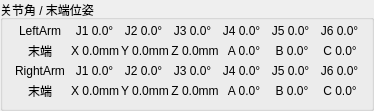
           <widget class="QGroupBox" name="armJointsGroup">
            <property name="title">
             <string>关节角 / 末端位姿</string>
            </property>
            <layout class="QVBoxLayout" name="armJointsLayout">
             <property name="spacing">
              <number>4</number>
             </property>
             <property name="leftMargin">
              <number>8</number>
             </property>
             <property name="topMargin">
              <number>4</number>
             </property>
             <property name="rightMargin">
              <number>8</number>
             </property>
             <property name="bottomMargin">
              <number>8</number>
             </property>
             <item>
              <layout class="QHBoxLayout" name="leftJointsRow">
               <property name="spacing">
                <number>2</number>
               </property>
               <item>
                <widget class="QLabel" name="lblLeftArmTag">
                 <property name="minimumSize">
                  <size>
                   <width>58</width>
                   <height>0</height>
                  </size>
                 </property>
                 <property name="text">
                  <string>LeftArm</string>
                 </property>
                 <property name="alignment">
                  <set>Qt::AlignmentFlag::AlignCenter</set>
                 </property>
                </widget>
               </item>
               <item>
                <widget class="QLabel" name="lblLeftJ1">
                 <property name="minimumSize">
                  <size>
                   <width>46</width>
                   <height>0</height>
                  </size>
                 </property>
                 <property name="text">
                  <string>J1 0.0°</string>
                 </property>
                 <property name="alignment">
                  <set>Qt::AlignmentFlag::AlignCenter</set>
                 </property>
                </widget>
               </item>
               <item>
                <widget class="QLabel" name="lblLeftJ2">
                 <property name="minimumSize">
                  <size>
                   <width>46</width>
                   <height>0</height>
                  </size>
                 </property>
                 <property name="text">
                  <string>J2 0.0°</string>
                 </property>
                 <property name="alignment">
                  <set>Qt::AlignmentFlag::AlignCenter</set>
                 </property>
                </widget>
               </item>
               <item>
                <widget class="QLabel" name="lblLeftJ3">
                 <property name="minimumSize">
                  <size>
                   <width>46</width>
                   <height>0</height>
                  </size>
                 </property>
                 <property name="text">
                  <string>J3 0.0°</string>
                 </property>
                 <property name="alignment">
                  <set>Qt::AlignmentFlag::AlignCenter</set>
                 </property>
                </widget>
               </item>
               <item>
                <widget class="QLabel" name="lblLeftJ4">
                 <property name="minimumSize">
                  <size>
                   <width>46</width>
                   <height>0</height>
                  </size>
                 </property>
                 <property name="text">
                  <string>J4 0.0°</string>
                 </property>
                 <property name="alignment">
                  <set>Qt::AlignmentFlag::AlignCenter</set>
                 </property>
                </widget>
               </item>
               <item>
                <widget class="QLabel" name="lblLeftJ5">
                 <property name="minimumSize">
                  <size>
                   <width>46</width>
                   <height>0</height>
                  </size>
                 </property>
                 <property name="text">
                  <string>J5 0.0°</string>
                 </property>
                 <property name="alignment">
                  <set>Qt::AlignmentFlag::AlignCenter</set>
                 </property>
                </widget>
               </item>
               <item>
                <widget class="QLabel" name="lblLeftJ6">
                 <property name="minimumSize">
                  <size>
                   <width>46</width>
                   <height>0</height>
                  </size>
                 </property>
                 <property name="text">
                  <string>J6 0.0°</string>
                 </property>
                 <property name="alignment">
                  <set>Qt::AlignmentFlag::AlignCenter</set>
                 </property>
                </widget>
               </item>
              </layout>
             </item>
             <item>
              <layout class="QHBoxLayout" name="leftPoseRow">
               <property name="spacing">
                <number>2</number>
               </property>
               <item>
                <widget class="QLabel" name="lblLeftPoseTag">
                 <property name="minimumSize">
                  <size>
                   <width>58</width>
                   <height>0</height>
                  </size>
                 </property>
                 <property name="text">
                  <string>末端</string>
                 </property>
                 <property name="alignment">
                  <set>Qt::AlignmentFlag::AlignCenter</set>
                 </property>
                </widget>
               </item>
               <item>
                <widget class="QLabel" name="lblLeftPoseX">
                 <property name="minimumSize">
                  <size>
                   <width>46</width>
                   <height>0</height>
                  </size>
                 </property>
                 <property name="text">
                  <string>X 0.0mm</string>
                 </property>
                 <property name="alignment">
                  <set>Qt::AlignmentFlag::AlignCenter</set>
                 </property>
                </widget>
               </item>
               <item>
                <widget class="QLabel" name="lblLeftPoseY">
                 <property name="minimumSize">
                  <size>
                   <width>46</width>
                   <height>0</height>
                  </size>
                 </property>
                 <property name="text">
                  <string>Y 0.0mm</string>
                 </property>
                 <property name="alignment">
                  <set>Qt::AlignmentFlag::AlignCenter</set>
                 </property>
                </widget>
               </item>
               <item>
                <widget class="QLabel" name="lblLeftPoseZ">
                 <property name="minimumSize">
                  <size>
                   <width>46</width>
                   <height>0</height>
                  </size>
                 </property>
                 <property name="text">
                  <string>Z 0.0mm</string>
                 </property>
                 <property name="alignment">
                  <set>Qt::AlignmentFlag::AlignCenter</set>
                 </property>
                </widget>
               </item>
               <item>
                <widget class="QLabel" name="lblLeftPoseA">
                 <property name="minimumSize">
                  <size>
                   <width>46</width>
                   <height>0</height>
                  </size>
                 </property>
                 <property name="text">
                  <string>A 0.0°</string>
                 </property>
                 <property name="alignment">
                  <set>Qt::AlignmentFlag::AlignCenter</set>
                 </property>
                </widget>
               </item>
               <item>
                <widget class="QLabel" name="lblLeftPoseB">
                 <property name="minimumSize">
                  <size>
                   <width>46</width>
                   <height>0</height>
                  </size>
                 </property>
                 <property name="text">
                  <string>B 0.0°</string>
                 </property>
                 <property name="alignment">
                  <set>Qt::AlignmentFlag::AlignCenter</set>
                 </property>
                </widget>
               </item>
               <item>
                <widget class="QLabel" name="lblLeftPoseC">
                 <property name="minimumSize">
                  <size>
                   <width>46</width>
                   <height>0</height>
                  </size>
                 </property>
                 <property name="text">
                  <string>C 0.0°</string>
                 </property>
                 <property name="alignment">
                  <set>Qt::AlignmentFlag::AlignCenter</set>
                 </property>
                </widget>
               </item>
              </layout>
             </item>
             <item>
              <layout class="QHBoxLayout" name="rightJointsRow">
               <property name="spacing">
                <number>2</number>
               </property>
               <item>
                <widget class="QLabel" name="lblRightArmTag">
                 <property name="minimumSize">
                  <size>
                   <width>58</width>
                   <height>0</height>
                  </size>
                 </property>
                 <property name="text">
                  <string>RightArm</string>
                 </property>
                 <property name="alignment">
                  <set>Qt::AlignmentFlag::AlignCenter</set>
                 </property>
                </widget>
               </item>
               <item>
                <widget class="QLabel" name="lblRightJ1">
                 <property name="minimumSize">
                  <size>
                   <width>46</width>
                   <height>0</height>
                  </size>
                 </property>
                 <property name="text">
                  <string>J1 0.0°</string>
                 </property>
                 <property name="alignment">
                  <set>Qt::AlignmentFlag::AlignCenter</set>
                 </property>
                </widget>
               </item>
               <item>
                <widget class="QLabel" name="lblRightJ2">
                 <property name="minimumSize">
                  <size>
                   <width>46</width>
                   <height>0</height>
                  </size>
                 </property>
                 <property name="text">
                  <string>J2 0.0°</string>
                 </property>
                 <property name="alignment">
                  <set>Qt::AlignmentFlag::AlignCenter</set>
                 </property>
                </widget>
               </item>
               <item>
                <widget class="QLabel" name="lblRightJ3">
                 <property name="minimumSize">
                  <size>
                   <width>46</width>
                   <height>0</height>
                  </size>
                 </property>
                 <property name="text">
                  <string>J3 0.0°</string>
                 </property>
                 <property name="alignment">
                  <set>Qt::AlignmentFlag::AlignCenter</set>
                 </property>
                </widget>
               </item>
               <item>
                <widget class="QLabel" name="lblRightJ4">
                 <property name="minimumSize">
                  <size>
                   <width>46</width>
                   <height>0</height>
                  </size>
                 </property>
                 <property name="text">
                  <string>J4 0.0°</string>
                 </property>
                 <property name="alignment">
                  <set>Qt::AlignmentFlag::AlignCenter</set>
                 </property>
                </widget>
               </item>
               <item>
                <widget class="QLabel" name="lblRightJ5">
                 <property name="minimumSize">
                  <size>
                   <width>46</width>
                   <height>0</height>
                  </size>
                 </property>
                 <property name="text">
                  <string>J5 0.0°</string>
                 </property>
                 <property name="alignment">
                  <set>Qt::AlignmentFlag::AlignCenter</set>
                 </property>
                </widget>
               </item>
               <item>
                <widget class="QLabel" name="lblRightJ6">
                 <property name="minimumSize">
                  <size>
                   <width>46</width>
                   <height>0</height>
                  </size>
                 </property>
                 <property name="text">
                  <string>J6 0.0°</string>
                 </property>
                 <property name="alignment">
                  <set>Qt::AlignmentFlag::AlignCenter</set>
                 </property>
                </widget>
               </item>
              </layout>
             </item>
             <item>
              <layout class="QHBoxLayout" name="rightPoseRow">
               <property name="spacing">
                <number>2</number>
               </property>
               <item>
                <widget class="QLabel" name="lblRightPoseTag">
                 <property name="minimumSize">
                  <size>
                   <width>58</width>
                   <height>0</height>
                  </size>
                 </property>
                 <property name="text">
                  <string>末端</string>
                 </property>
                 <property name="alignment">
                  <set>Qt::AlignmentFlag::AlignCenter</set>
                 </property>
                </widget>
               </item>
               <item>
                <widget class="QLabel" name="lblRightPoseX">
                 <property name="minimumSize">
                  <size>
                   <width>46</width>
                   <height>0</height>
                  </size>
                 </property>
                 <property name="text">
                  <string>X 0.0mm</string>
                 </property>
                 <property name="alignment">
                  <set>Qt::AlignmentFlag::AlignCenter</set>
                 </property>
                </widget>
               </item>
               <item>
                <widget class="QLabel" name="lblRightPoseY">
                 <property name="minimumSize">
                  <size>
                   <width>46</width>
                   <height>0</height>
                  </size>
                 </property>
                 <property name="text">
                  <string>Y 0.0mm</string>
                 </property>
                 <property name="alignment">
                  <set>Qt::AlignmentFlag::AlignCenter</set>
                 </property>
                </widget>
               </item>
               <item>
                <widget class="QLabel" name="lblRightPoseZ">
                 <property name="minimumSize">
                  <size>
                   <width>46</width>
                   <height>0</height>
                  </size>
                 </property>
                 <property name="text">
                  <string>Z 0.0mm</string>
                 </property>
                 <property name="alignment">
                  <set>Qt::AlignmentFlag::AlignCenter</set>
                 </property>
                </widget>
               </item>
               <item>
                <widget class="QLabel" name="lblRightPoseA">
                 <property name="minimumSize">
                  <size>
                   <width>46</width>
                   <height>0</height>
                  </size>
                 </property>
                 <property name="text">
                  <string>A 0.0°</string>
                 </property>
                 <property name="alignment">
                  <set>Qt::AlignmentFlag::AlignCenter</set>
                 </property>
                </widget>
               </item>
               <item>
                <widget class="QLabel" name="lblRightPoseB">
                 <property name="minimumSize">
                  <size>
                   <width>46</width>
                   <height>0</height>
                  </size>
                 </property>
                 <property name="text">
                  <string>B 0.0°</string>
                 </property>
                 <property name="alignment">
                  <set>Qt::AlignmentFlag::AlignCenter</set>
                 </property>
                </widget>
               </item>
               <item>
                <widget class="QLabel" name="lblRightPoseC">
                 <property name="minimumSize">
                  <size>
                   <width>46</width>
                   <height>0</height>
                  </size>
                 </property>
                 <property name="text">
                  <string>C 0.0°</string>
                 </property>
                 <property name="alignment">
                  <set>Qt::AlignmentFlag::AlignCenter</set>
                 </property>
                </widget>
               </item>
              </layout>
             </item>
             <item>
              <spacer name="armSpacer">
               <property name="orientation">
                <enum>Qt::Orientation::Vertical</enum>
               </property>
               <property name="sizeHint" stdset="0">
                <size>
                 <width>0</width>
                 <height>0</height>
                </size>
               </property>
              </spacer>
             </item>
            </layout>
           </widget>
